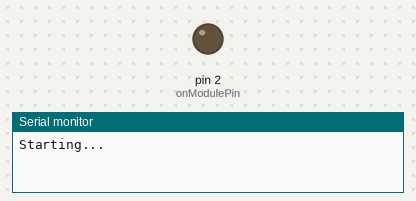
Simulated run of this sketch. Board: Arduino Uno, built with avr-gcc and run on an emulated ATmega328P. Parts: output pins drawn as LEDs (lit = HIGH), the last lines printed to the serial monitor.

Above: at 0.1 s.
At 2.1 s:
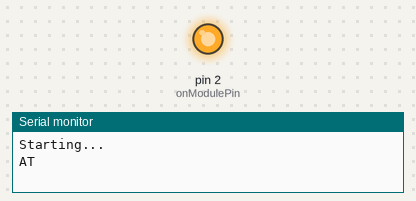
Timing chart, 0 to 6.6 s (numbered marks = the images above):
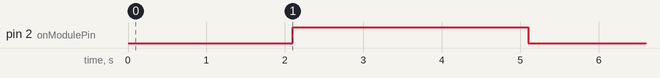

Measured:
- by itself, pin 2 (onModulePin): LOW → HIGH at 2.1 s, → LOW 3.0 s later

The sketch:

GPPS2.ino
```cpp
int8_t answer;
int onModulePin = 2;
int button = 12;
char aux_str[30];

char phone_number[]="4499800433";     // ********* is the number to call
char pin[] = "1111";

void setup(){

    pinMode(onModulePin, OUTPUT);
    pinMode(button, INPUT);
    Serial.begin(9600);

    Serial.println("Starting...");
    power_on();

    delay(3000);

    // sets the PIN code
    sprintf(aux_str, "AT+CPIN=%s", pin);
    sendATcommand(aux_str, "OK", 2000);


    delay(3000);

    Serial.println("Connecting to the network...");

    while( (sendATcommand("AT+CREG?", "+CREG: 0,1", 500) ||
            sendATcommand("AT+CREG?", "+CREG: 0,5", 500)) == 0 );

    sprintf(aux_str, "ATD%s;", phone_number);
    sendATcommand(aux_str, "OK", 10000);

    // press the button for hang the call
    while(digitalRead(button)==1);

    Serial.println("ATH");            // disconnects the existing call


}

void loop(){

}

void power_on(){

    uint8_t answer=0;

    // checks if the module is started
    answer = sendATcommand("AT", "OK", 2000);
    if (answer == 0)
    {
        // power on pulse
        digitalWrite(onModulePin,HIGH);
        delay(3000);
        digitalWrite(onModulePin,LOW);

        // waits for an answer from the module
        while(answer == 0){     // Send AT every two seconds and wait for the answer
            answer = sendATcommand("AT", "OK", 2000);
        }
    }

}

int8_t sendATcommand(char* ATcommand, char* expected_answer, unsigned int timeout){

    uint8_t x=0,  answer=0;
    char response[100];
    unsigned long previous;

    memset(response, '\0', 100);    // Initialize the string

    delay(100);

    while( Serial.available() > 0) Serial.read();    // Clean the input buffer

    Serial.println(ATcommand);    // Send the AT command


    x = 0;
    previous = millis();

    // this loop waits for the answer
    do{
        if(Serial.available() != 0){
            // if there are data in the UART input buffer, reads it and checks for the asnwer
            response[x] = Serial.read();
            x++;
            // check if the desired answer  is in the response of the module
            if (strstr(response, expected_answer) != NULL)
            {
                answer = 1;
            }
        }
         // Waits for the asnwer with time out
    }while((answer == 0) && ((millis() - previous) < timeout));

    return answer;
}
```
